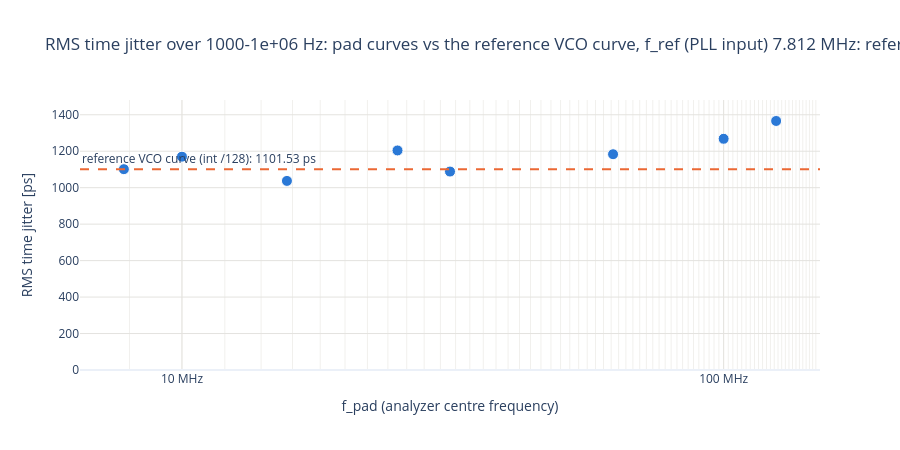

Notebook code for this chart:
### Code cell
# RMS jitter over the common band from the full curves. The time jitter from a divider's pad curve and from its own
# VCO-referred curve (L + 20 log10 N, integrated at N x f_pad) are identical by construction; the real check is each
# divider against one reference VCO curve: the divider with the lowest f_pad (least excess close-in noise). An ideal
# divider keeps the time jitter, so every pad should show the reference time jitter; excess = quadrature difference.
import sys

sys.path.insert(0, str(PLL_DIR.parents[1]))  # repo root
from sw.lib.pll_util import integrate_phase_noise

lo, hi = (float(x) for x in ok["common_band"].iloc[0].split("-"))


def band_curve(divider):
    """(offsets, L on the pad) of the divider's full curve inside the common band."""
    lt = traces[(traces["divider"] == divider) & (traces["kind"] == "L_trace")]
    lt = lt[(lt["freq"] >= lo) & (lt["freq"] <= hi)].sort_values("freq")
    return lt["freq"].to_numpy(), lt["level_dbm"].to_numpy()


ref = ok.loc[ok["f_out_meas"].idxmin()]
o_ref, l_ref = band_curve(ref["divider"])
t_ref, phi_ref = integrate_phase_noise(ref["f_out_meas"] * ref["total_div"], o_ref,
                                       l_ref + 20 * np.log10(ref["total_div"]))  # VCO-referred reference

rows = []
for r in ok.itertuples():
    o, l = band_curve(r.divider)
    if len(o) < 2:
        continue
    t_pad, phi_pad = integrate_phase_noise(r.f_out_meas, o, l)
    t_vco, phi_vco = integrate_phase_noise(r.f_out_meas * r.total_div, o, l + 20 * np.log10(r.total_div))
    rows.append({"divider": r.divider, "N": r.total_div, "f_pad [MHz]": r.f_out_meas / 1e6,
                 "jitter pad curve [ps]": t_pad * 1e12, "jitter own VCO curve [ps]": t_vco * 1e12,
                 "jitter reference VCO curve [ps]": t_ref * 1e12,
                 "excess over reference [ps]": np.sqrt(max(t_pad ** 2 - t_ref ** 2, 0)) * 1e12,
                 "phase jitter pad [mrad]": phi_pad * 1e3, "phase jitter VCO [mrad]": phi_vco * 1e3,
                 "phase jitter pad from reference [mrad]": phi_ref / r.total_div * 1e3})
jit = pd.DataFrame(rows).sort_values("f_pad [MHz]").reset_index(drop=True)

fig = go.Figure()
fig.add_scatter(x=jit["f_pad [MHz]"], y=jit["jitter pad curve [ps]"], mode="markers", name="from the pad curve",
                marker=dict(size=11, color="#2a78d6", line=dict(color="white", width=1)), customdata=jit[["divider"]],
                hovertemplate="%{customdata[0]}: f_pad %{x:.4g} MHz, %{y:.2f} ps<extra></extra>")
fig.add_hline(y=t_ref * 1e12, line=dict(color="#eb6834", dash="dash"),
              annotation_text=f"reference VCO curve ({ref['divider']}): {t_ref * 1e12:.2f} ps",
              annotation_position="top left")
fig.update_layout(title=f"RMS time jitter over {lo:g}-{hi:g} Hz: pad curves vs the reference VCO curve, {REF_TXT}",
                  template="plotly_white", height=450, legend=dict(orientation="h", y=-0.25))
fig.update_xaxes(title="f_pad (analyzer centre frequency)", gridcolor=GRID, **FREQ_AXIS)
fig.update_yaxes(title="RMS time jitter [ps]", gridcolor=GRID, rangemode="tozero")
save(fig, "jitter_pad_vs_vco")
jit.round(3)

### Figure 1 — Plotly figure (JSON) as saved in the notebook; plotly's stock layout.template omitted (floating-point values rounded to 4 significant figures)
{"data": [{"customdata": [["int /128"], ["ext /1 x /100"], ["int /64"], ["ext /4 x /10"], ["int /32"], ["int /16"], ["ext /1 x /10"], ["ext /2 x /4"], ["int /8"]], "hovertemplate": "%{customdata[0]}: f_pad %{x:.4g} MHz, %{y:.2f} ps<extra></extra>", "marker": {"color": "#2a78d6", "line": {"color": "white", "width": 1}, "size": 11}, "mode": "markers", "name": "from the pad curve", "type": "scatter", "x": [7.812, 10.0, 15.62, 25.0, 31.25, 62.5, 100.0, 125.0, 125.0], "y": [1102.0, 1170.0, 1037.0, 1204.0, 1089.0, 1184.0, 1268.0, 1369.0, 1366.0]}], "layout": {"annotations": [{"showarrow": false, "text": "reference VCO curve (int /128): 1101.53 ps", "x": 0, "xanchor": "left", "xref": "x domain", "y": 1102.0, "yanchor": "bottom", "yref": "y"}], "height": 450, "legend": {"orientation": "h", "y": -0.25}, "shapes": [{"line": {"color": "#eb6834", "dash": "dash"}, "type": "line", "x0": 0, "x1": 1, "xref": "x domain", "y0": 1102.0, "y1": 1102.0, "yref": "y"}], "title": {"text": "RMS time jitter over 1000-1e+06 Hz: pad curves vs the reference VCO curve, f_ref (PLL input) 7.812 MHz: reference spurs at k x f_ref"}, "xaxis": {"gridcolor": "#e4e3df", "minor": {"gridcolor": "#f1f0ed", "showgrid": true}, "ticktext": ["1 MHz", "10 MHz", "100 MHz", "1 GHz"], "tickvals": [1, 10, 100, 1000], "title": {"text": "f_pad (analyzer centre frequency)"}, "type": "log"}, "yaxis": {"gridcolor": "#e4e3df", "rangemode": "tozero", "title": {"text": "RMS time jitter [ps]"}}}}
